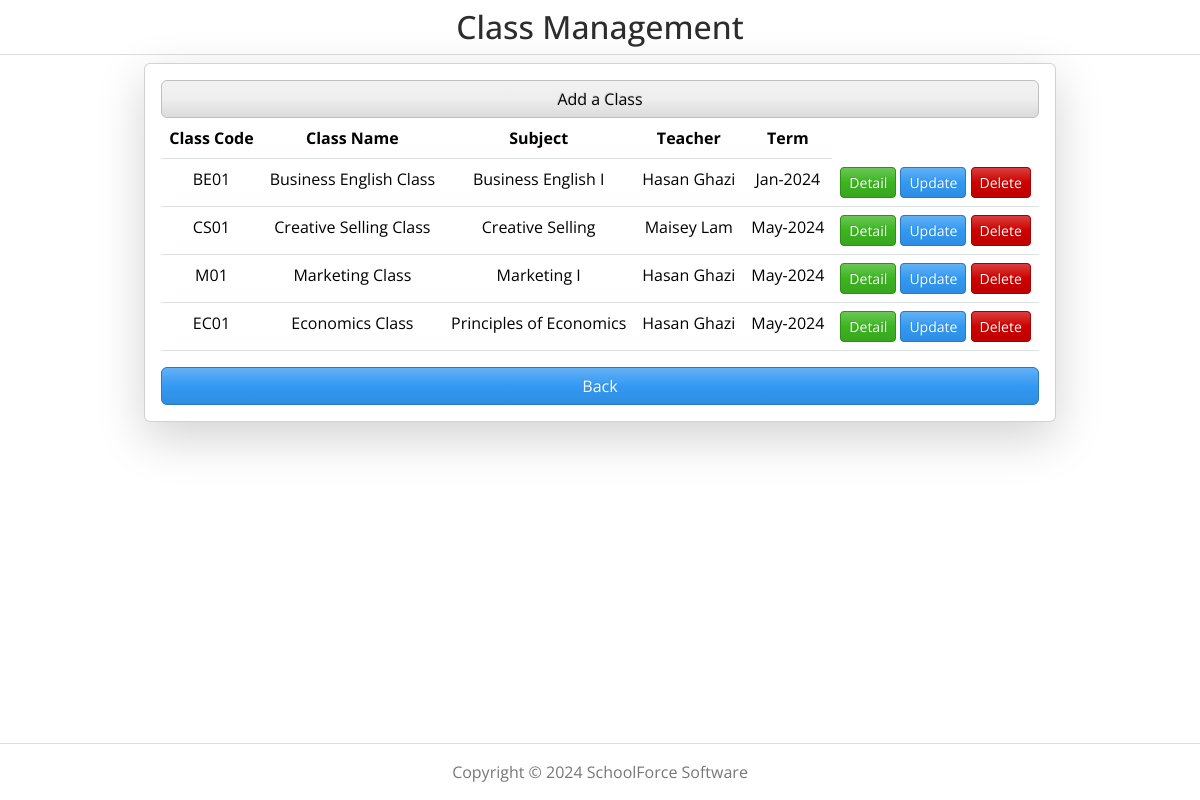
Screenshot of /courseclass_list/ (signed in) with the database file from the repository.
### cmsmain/models.py (models this page shows, shortened)
class CourseClass(models.Model):
    class_code = models.CharField(max_length=20)
    class_name = models.CharField(max_length=30)
    subject = models.ForeignKey(Subject, on_delete=models.CASCADE, related_name='classes')
    term = models.ForeignKey(Term, on_delete=models.CASCADE, related_name='classes')
    teacher = models.ForeignKey(Teacher, on_delete=models.CASCADE, related_name='classes')
    students = models.ManyToManyField(Student, related_name='classes', blank=True)

class Subject(models.Model):
    code = models.CharField(max_length=20, unique=True)
    name = models.CharField(max_length=100)
    def __str__(self):
        return self.name

class Teacher(models.Model):
    user = models.OneToOneField(User, on_delete=models.CASCADE)
    subjects = models.ManyToManyField(Subject, related_name='teachers')
    first_name = models.CharField(max_length=50)
    last_name = models.CharField(max_length=50)
    phone = models.CharField(max_length=20, null=True, blank=True)
    email = models.EmailField(max_length=100)
    date_joined = models.DateField(null=True, blank=True)
    created_at = models.DateTimeField(auto_now_add=True, null=True, blank=True)
    def __str__(self):
        return f'{self.first_name} {self.last_name}'

class Term(models.Model):
    term_code = models.CharField(max_length=20, unique=True)
    start_date = models.DateField()
    end_date = models.DateField()
    def __str__(self):
        return self.term_code

### cmsmain/views.py (the view)
# urls.py: path('courseclass_list/', views.CourseClassListView.as_view(), name='courseclass_list'),
@method_decorator(login_required, name='dispatch')
class CourseClassListView(ListView):
    model = CourseClass
    template_name = 'app_courseclass/courseclass_list.html'

### cmsmain/templates/app_courseclass/courseclass_list.html
{% extends 'cmsmain/base.html' %}
{% load static %}
{% block content %}
<h2 class="text-center mt-2">Class Management</h2>
<hr class="mt-0 mb-2">
<div class="d-flex justify-content-center">
    <div class="row">
        <div class="col col-md">
            <div class="card card-body shadow-lg bg-body rounded">
                <a class="btn btn-light" href="/courseclass_create/">Add a Class</a>
                <table class="table">
                    <tr>
                        <th> Class Code</th>
                        <th> Class Name</th>
                        <th> Subject</th>
                        <th> Teacher</th>
                        <th> Term </th>
                    </tr>
                    {% for courseclass in courseclass_list %}
                        <tr>
                            <td> {{courseclass.class_code}} </td>
                            <td> {{courseclass.class_name}} </td>
                            <td> {{courseclass.subject}} </td>
                            <td> {{courseclass.teacher}} </td>
                            <td> {{courseclass.term}} </td>
                            <td>
                                <a class="btn btn-success btn-sm" href="{% url 'courseclass_detail' courseclass.id %}">Detail</a>
                                <a class="btn btn-info btn-sm" href="{% url 'courseclass_update' courseclass.id %}">Update</a>
                                <a class="btn btn-danger btn-sm" href="{% url 'courseclass_delete' courseclass.id %}">Delete</a>
                            </td>
                        </tr>
                    {% endfor %}
                </table>
                <a class="btn btn-info" href="{% url 'custom_page' %}">Back</a>
            </div>
        </div>
    </div>
</div>
{% endblock %}

### cmsmain/templates/cmsmain/base.html (style rules this page uses)
.wrapper { min-height: 100vh; display: flex; flex-direction: column; }
table tr th { font-size: 16px; font-weight: bold; }

### rows the page displays
CourseClass: class_code "BE01", class_name "Business English Class", subject "Business English I", teacher "Hasan Ghazi", term "Jan-2024"
CourseClass: class_code "CS01", class_name "Creative Selling Class", subject "Creative Selling", teacher "Maisey Lam", term "May-2024"
CourseClass: class_code "M01", class_name "Marketing Class", subject "Marketing I", teacher "Hasan Ghazi", term "May-2024"
CourseClass: class_code "EC01", class_name "Economics Class", subject "Principles of Economics", teacher "Hasan Ghazi", term "May-2024"
